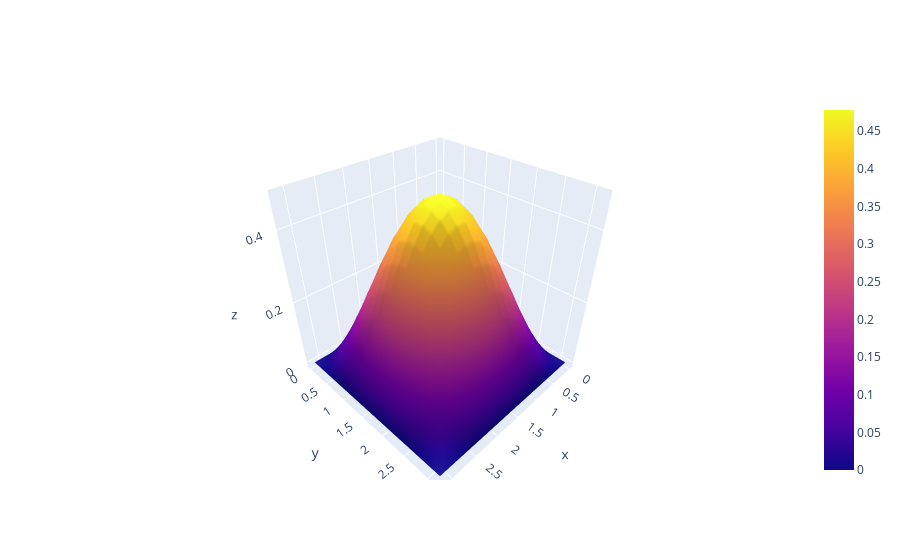

Notebook code cell kept with this figure:
### Code cell
fig = go.Figure(data=[go.Surface(z=UUU[len(T) // 2], x=XX, y=YY)])
fig.show()

### Figure 1 — Plotly figure (JSON) as saved in the notebook; plotly's stock layout.template omitted (floating-point values rounded to 4 significant figures; data arrays with more than 128 entries replaced by an {"elided": "..."} marker saying what was removed)
{"data": [{"type": "surface", "x": [0, 0.1653, 0.3307, 0.496, 0.6614, 0.8267, 0.9921, 1.157, 1.323, 1.488, 1.653, 1.819, 1.984, 2.15, 2.315, 2.48, 2.646, 2.811, 2.976, 3.142], "y": [0, 0.1653, 0.3307, 0.496, 0.6614, 0.8267, 0.9921, 1.157, 1.323, 1.488, 1.653, 1.819, 1.984, 2.15, 2.315, 2.48, 2.646, 2.811, 2.976, 3.142], "z": {"elided": "20x20 float values"}}], "layout": {}}
